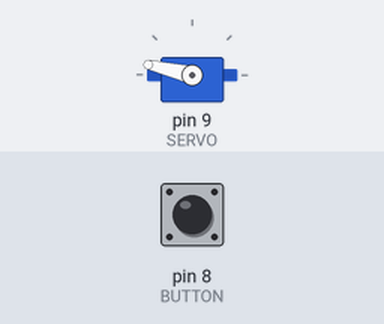
This sketch was run on a simulated Arduino Uno, built with avr-gcc and run on an emulated ATmega328P. Shown: servo. The inputs (shaded band) are chosen by the test bench; at power-on: pin 8 (BUTTON) LOW.

Above: at 1.2 s.
1.3 s: pin 8 (BUTTON) pulled HIGH for 1 s
At 2.08 s:
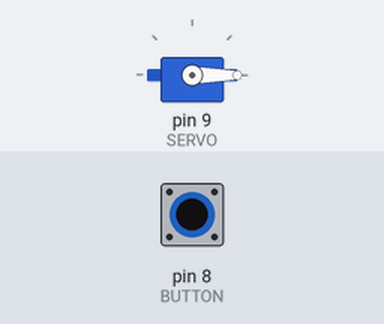
4.3 s: pin 8 (BUTTON) pulled HIGH for 3.2 s
At 4.5 s:
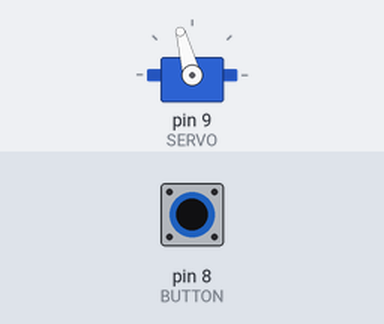
9.5 s: pin 8 (BUTTON) pulsed HIGH 5 times (0.12 s each, 0.3 s apart)
At 10.25 s:
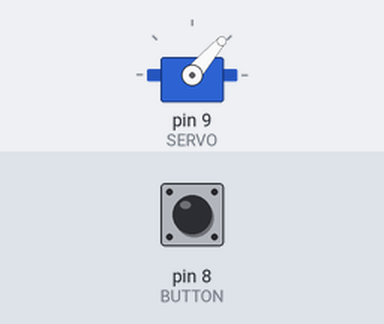
Timing chart, 0 to 12.9 s (numbered marks = the images above; inputs shaded):
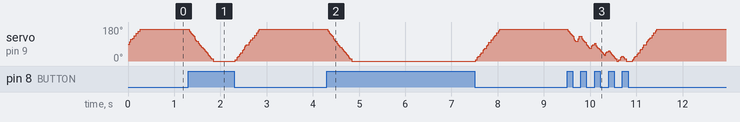

The sketch:

Programa2.ino
```cpp
#include <VarSpeedServo.h>

const int BUTTON = 8;
const int SERVO = 9;

VarSpeedServo servo;

void setup() {
    servo.attach(SERVO, 0, 150);
    servo.slowmove(167, 200);
}

void loop() {
    bool botoia = digitalRead(BUTTON);
    if(botoia == true) {
        servo.slowmove(0, 200);
        delay(100);
        servo.slowmove(167, 200);
    }
}
```
